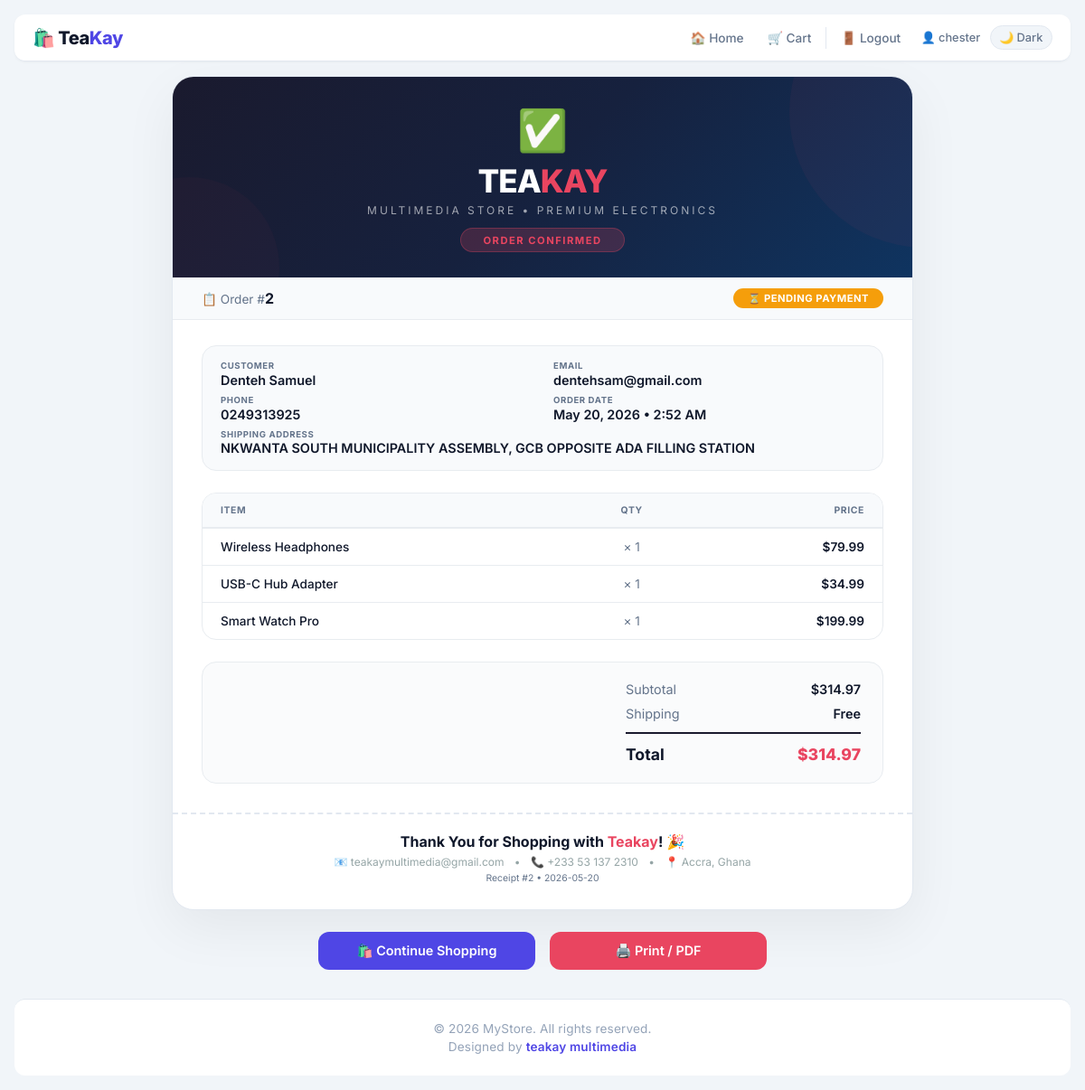
The page /order/2/ (signed in) on the database its author committed.
### store/models.py (models this page shows, shortened)
class Order(models.Model):
    first_name = models.CharField(max_length=100)
    last_name = models.CharField(max_length=100)
    email = models.EmailField()
    address = models.TextField()
    phone = models.CharField(max_length=20)
    created_at = models.DateTimeField(auto_now_add=True)
    paid = models.BooleanField(default=False)
    def get_total_cost(self):
        return sum(item.get_cost() for item in self.items.all())

class OrderItem(models.Model):
    order = models.ForeignKey(Order, related_name='items', on_delete=models.CASCADE)
    product = models.ForeignKey(Product, on_delete=models.CASCADE)
    price = models.DecimalField(max_digits=10, decimal_places=2)
    quantity = models.PositiveIntegerField(default=1)
    def get_cost(self):
        return self.price * self.quantity

class Product(models.Model):
    name = models.CharField(max_length=200)
    description = models.TextField()
    price = models.DecimalField(max_digits=10, decimal_places=2)
    image = models.ImageField(upload_to='product_images/', blank=True, null=True)
    created_at = models.DateTimeField(auto_now_add=True)

### store/views.py (the view)
# urls.py: path('order/<int:order_id>/', views.order_confirmation, name='order_confirmation'),
def order_confirmation(request, order_id):
    order = get_object_or_404(Order, id=order_id)
    return render(request, 'store/order_confirmation.html', {'order': order})

### cart/context_processors.py (called while the page is built)
def cart_count(request):
    cart = request.session.get('cart', {})
    count = sum(cart.values())  # Total quantity of all items
    return {'cart_count': count}

### store/templates/store/order_confirmation.html (shortened to what this page needs)
{% load static %}
<!DOCTYPE html>
<html lang="en">
  <head>
  </head>
  <body>
    <nav class="navbar">
      <div class="nav-container">
        <a href="{% url 'product_list' %}" class="nav-logo">🛍️ Tea<span>Kay</span></a>
        <div class="nav-links" id="navLinks">
          <a href="{% url 'product_list' %}">🏠 Home</a>
          <a href="{% url 'cart_summary' %}" class="cart-wrapper">
            🛒 Cart
          </a>
          {% if user.is_authenticated %}
            <a href="{% url 'logout' %}">🚪 Logout</a>
            <span class="username">👤 {{ user.username }}</span>
          {% else %}
            <a href="{% url 'login' %}">🔐 Login</a>
            <a href="{% url 'signup' %}">✨ Sign Up</a>
          {% endif %}
          <button class="theme-toggle" id="themeToggle" aria-label="Toggle dark mode">
            🌙 Dark
          </button>
        </div>
      </div>
    </nav>
    <div class="confirmation-container">
      <div class="receipt-card">
        <div class="receipt-header">
          <span class="success-icon">✅</span>
          <div class="store-logo">TEA<span>KAY</span></div>
          <div class="store-tagline">Multimedia Store • Premium Electronics</div>
          <div class="receipt-title">Order Confirmed</div>
        </div>
        <div class="order-status-bar">
          <span class="order-number">
            📋 Order #<strong>{{ order.id }}</strong>
          </span>
          <span class="status-badge {% if not order.paid %}pending{% endif %}">
            {% if order.paid %}✅ Paid{% else %}⏳ Pending Payment{% endif %}
          </span>
        </div>
        <div class="receipt-body">
          <div class="customer-info">
            <div class="info-item">
              <span class="label">Customer</span>
              <span class="value">{{ order.first_name }} {{ order.last_name }}</span>
            </div>
            <div class="info-item">
              <span class="label">Email</span>
              <span class="value">{{ order.email }}</span>
            </div>
            <div class="info-item">
              <span class="label">Phone</span>
              <span class="value">{{ order.phone }}</span>
            </div>
            <div class="info-item">
              <span class="label">Order Date</span>
              <span class="value">{{ order.created_at|date:"F j, Y • g:i A" }}</span>
            </div>
            <div class="info-item full-width">
              <span class="label">Shipping Address</span>
              <span class="value">{{ order.address }}</span>
            </div>
          </div>
          <div class="items-table-wrap">
            <table class="items-table">
              <thead>
                <tr>
                  <th>Item</th>
                  <th style="text-align:center;">Qty</th>
                  <th style="text-align:right;">Price</th>
                </tr>
              </thead>
              <tbody>
                {% for item in order.items.all %}
                <tr>
                  <td class="item-name">{{ item.product.name }}</td>
                  <td style="text-align:center;" class="item-qty">× {{ item.quantity }}</td>
                  <td>${{ item.get_cost }}</td>
                </tr>
                {% endfor %}
              </tbody>
            </table>
          </div>
          <div class="totals-section">
            <div class="total-row">
              <span class="label">Subtotal</span>
              <span class="amount">${{ order.get_total_cost }}</span>
            </div>
            <div class="total-row">
              <span class="label">Shipping</span>
              <span class="amount">Free</span>
            </div>
            <div class="total-row grand-total">
              <span class="label">Total</span>
              <span class="amount">${{ order.get_total_cost }}</span>
            </div>
          </div>
        </div>
        <div class="receipt-footer">
          <div class="thank-you">Thank You for Shopping with <span>Teakay</span>! 🎉</div>
          <div class="footer-meta">
            <span>📧 teakaymultimedia@gmail.com</span>
            <span class="dot">•</span>
            <span>📞 +233 53 137 2310</span>
            <span class="dot">•</span>
            <span>📍 Accra, Ghana</span>
            <span class="receipt-id">Receipt #{{ order.id }} • {{ order.created_at|date:"Y-m-d" }}</span>
          </div>
        </div>
      </div>
      <div class="action-buttons">
        <a href="{% url 'product_list' %}" class="btn btn-primary">
          🛍️ Continue Shopping
        </a>
        <button onclick="window.print()" class="btn btn-print">
          🖨️ Print / PDF
        </button>
      </div>
    </div>
    <footer class="footer">
      <p>&copy; 2026 MyStore. All rights reserved.</p>
      <p>Designed by <span>teakay multimedia</span></p>
    </footer>
  </body>
</html>

### rows shown on the page
Order: id "2", first_name "Denteh", last_name "Samuel", email "dentehsam@gmail.com", phone "0249313925", created_at "May 20, 2026 • 2:52 AM", address "NKWANTA SOUTH MUNICIPALITY ASSEMBLY, GCB OPPOSITE ADA FILLING STATION", get_total_cost "314.97", created_at "2026-05-20"
OrderItem: product.name "Wireless Headphones", quantity "1", get_cost "79.99"
OrderItem: product.name "USB-C Hub Adapter", quantity "1", get_cost "34.99"
OrderItem: product.name "Smart Watch Pro", quantity "1", get_cost "199.99"

### other values the page prints
{{ user.username }} "chester"
